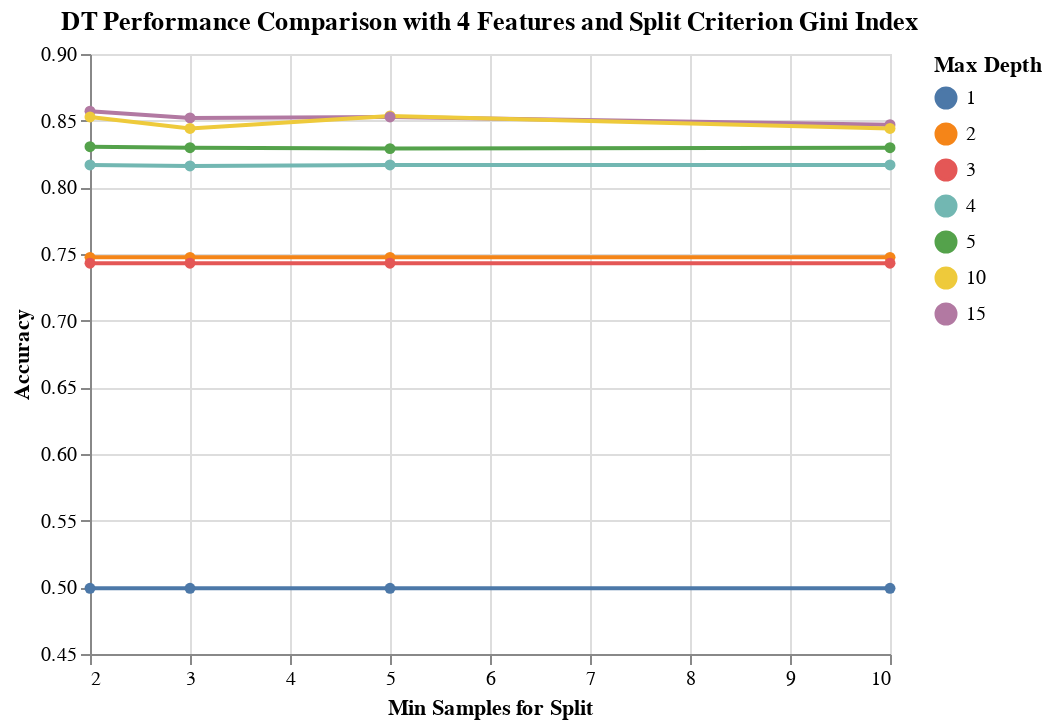

Here is the notebook cell this chart was saved with:
### Markdown cell above
**Visualizing the results of the grid search corresponding to 4 selected features and for split criterion Gini**

### Code cell
results_DT_entropy = results_DT[(results_DT['rfi_fs__n_features_'] == 4) & (results_DT['dt__criterion'] =='gini') ]
alt.Chart(results_DT_entropy,title='DT Performance Comparison with 4 Features and Split Criterion Gini Index').mark_line(point=True).encode(
    alt.X('dt__min_samples_split', title='Min Samples for Split'),
    alt.Y('mean_score', title='Accuracy', scale=alt.Scale(zero=False)),
    alt.Color('dt__max_depth:N', title='Max Depth'))

### Figure 1 — Vega-Lite specification as saved in the notebook (floating-point values rounded to 4 significant figures)
{"config": {"view": {"continuousWidth": 400, "continuousHeight": 300}}, "data": {"name": "data-43b867fa7988214a9770899cf4bd716a"}, "mark": {"type": "line", "point": true}, "encoding": {"color": {"type": "nominal", "field": "dt__max_depth", "title": "Max Depth"}, "x": {"type": "quantitative", "field": "dt__min_samples_split", "title": "Min Samples for Split"}, "y": {"type": "quantitative", "field": "mean_score", "scale": {"zero": false}, "title": "Accuracy"}}, "title": "DT Performance Comparison with 4 Features and Split Criterion Gini Index", "$schema": "https://vega.github.io/schema/vega-lite/v4.8.1.json", "datasets": {"data-43b867fa7988214a9770899cf4bd716a": [{"mean_score": 0.8571, "std_score": 0.03291, "max_score": 0.9029, "min_score": 0.8145, "dt__criterion": "gini", "dt__max_depth": 15, "dt__min_samples_split": 2, "rfi_fs__n_features_": 4}, {"mean_score": 0.8535, "std_score": 0.02985, "max_score": 0.8957, "min_score": 0.8172, "dt__criterion": "gini", "dt__max_depth": 10, "dt__min_samples_split": 5, "rfi_fs__n_features_": 4}, {"mean_score": 0.8528, "std_score": 0.02713, "max_score": 0.8885, "min_score": 0.8172, "dt__criterion": "gini", "dt__max_depth": 10, "dt__min_samples_split": 2, "rfi_fs__n_features_": 4}, {"mean_score": 0.8528, "std_score": 0.02702, "max_score": 0.8885, "min_score": 0.8208, "dt__criterion": "gini", "dt__max_depth": 15, "dt__min_samples_split": 5, "rfi_fs__n_features_": 4}, {"mean_score": 0.852, "std_score": 0.03244, "max_score": 0.8957, "min_score": 0.8036, "dt__criterion": "gini", "dt__max_depth": 15, "dt__min_samples_split": 3, "rfi_fs__n_features_": 4}, {"mean_score": 0.847, "std_score": 0.02254, "max_score": 0.8741, "min_score": 0.8145, "dt__criterion": "gini", "dt__max_depth": 15, "dt__min_samples_split": 10, "rfi_fs__n_features_": 4}, {"mean_score": 0.8441, "std_score": 0.02536, "max_score": 0.8813, "min_score": 0.8145, "dt__criterion": "gini", "dt__max_depth": 10, "dt__min_samples_split": 3, "rfi_fs__n_features_": 4}, {"mean_score": 0.8441, "std_score": 0.02319, "max_score": 0.8705, "min_score": 0.8109, "dt__criterion": "gini", "dt__max_depth": 10, "dt__min_samples_split": 10, "rfi_fs__n_features_": 4}, {"mean_score": 0.8305, "std_score": 0.0275, "max_score": 0.8669, "min_score": 0.7849, "dt__criterion": "gini", "dt__max_depth": 5, "dt__min_samples_split": 2, "rfi_fs__n_features_": 4}, {"mean_score": 0.8298, "std_score": 0.02819, "max_score": 0.8669, "min_score": 0.7814, "dt__criterion": "gini", "dt__max_depth": 5, "dt__min_samples_split": 10, "rfi_fs__n_features_": 4}, {"mean_score": 0.8298, "std_score": 0.02673, "max_score": 0.8669, "min_score": 0.7849, "dt__criterion": "gini", "dt__max_depth": 5, "dt__min_samples_split": 3, "rfi_fs__n_features_": 4}, {"mean_score": 0.829, "std_score": 0.02843, "max_score": 0.8669, "min_score": 0.7814, "dt__criterion": "gini", "dt__max_depth": 5, "dt__min_samples_split": 5, "rfi_fs__n_features_": 4}, {"mean_score": 0.8168, "std_score": 0.02272, "max_score": 0.8525, "min_score": 0.7814, "dt__criterion": "gini", "dt__max_depth": 4, "dt__min_samples_split": 2, "rfi_fs__n_features_": 4}, {"mean_score": 0.8168, "std_score": 0.02272, "max_score": 0.8525, "min_score": 0.7814, "dt__criterion": "gini", "dt__max_depth": 4, "dt__min_samples_split": 5, "rfi_fs__n_features_": 4}, {"mean_score": 0.8168, "std_score": 0.02272, "max_score": 0.8525, "min_score": 0.7814, "dt__criterion": "gini", "dt__max_depth": 4, "dt__min_samples_split": 10, "rfi_fs__n_features_": 4}, {"mean_score": 0.816, "std_score": 0.02266, "max_score": 0.8525, "min_score": 0.7814, "dt__criterion": "gini", "dt__max_depth": 4, "dt__min_samples_split": 3, "rfi_fs__n_features_": 4}, {"mean_score": 0.7475, "std_score": 0.02467, "max_score": 0.7806, "min_score": 0.7097, "dt__criterion": "gini", "dt__max_depth": 2, "dt__min_samples_split": 10, "rfi_fs__n_features_": 4}, {"mean_score": 0.7475, "std_score": 0.02467, "max_score": 0.7806, "min_score": 0.7097, "dt__criterion": "gini", "dt__max_depth": 2, "dt__min_samples_split": 5, "rfi_fs__n_features_": 4}, {"mean_score": 0.7475, "std_score": 0.02467, "max_score": 0.7806, "min_score": 0.7097, "dt__criterion": "gini", "dt__max_depth": 2, "dt__min_samples_split": 3, "rfi_fs__n_features_": 4}, {"mean_score": 0.7475, "std_score": 0.02467, "max_score": 0.7806, "min_score": 0.7097, "dt__criterion": "gini", "dt__max_depth": 2, "dt__min_samples_split": 2, "rfi_fs__n_features_": 4}, {"mean_score": 0.7431, "std_score": 0.02045, "max_score": 0.777, "min_score": 0.7204, "dt__criterion": "gini", "dt__max_depth": 3, "dt__min_samples_split": 5, "rfi_fs__n_features_": 4}, {"mean_score": 0.7431, "std_score": 0.02045, "max_score": 0.777, "min_score": 0.7204, "dt__criterion": "gini", "dt__max_depth": 3, "dt__min_samples_split": 10, "rfi_fs__n_features_": 4}, {"mean_score": 0.7431, "std_score": 0.02045, "max_score": 0.777, "min_score": 0.7204, "dt__criterion": "gini", "dt__max_depth": 3, "dt__min_samples_split": 3, "rfi_fs__n_features_": 4}, {"mean_score": 0.7431, "std_score": 0.02045, "max_score": 0.777, "min_score": 0.7204, "dt__criterion": "gini", "dt__max_depth": 3, "dt__min_samples_split": 2, "rfi_fs__n_features_": 4}, {"mean_score": 0.4993, "std_score": 0.0008844, "max_score": 0.5, "min_score": 0.4982, "dt__criterion": "gini", "dt__max_depth": 1, "dt__min_samples_split": 5, "rfi_fs__n_features_": 4}, {"mean_score": 0.4993, "std_score": 0.0008844, "max_score": 0.5, "min_score": 0.4982, "dt__criterion": "gini", "dt__max_depth": 1, "dt__min_samples_split": 10, "rfi_fs__n_features_": 4}, {"mean_score": 0.4993, "std_score": 0.0008844, "max_score": 0.5, "min_score": 0.4982, "dt__criterion": "gini", "dt__max_depth": 1, "dt__min_samples_split": 3, "rfi_fs__n_features_": 4}, {"mean_score": 0.4993, "std_score": 0.0008844, "max_score": 0.5, "min_score": 0.4982, "dt__criterion": "gini", "dt__max_depth": 1, "dt__min_samples_split": 2, "rfi_fs__n_features_": 4}]}}
